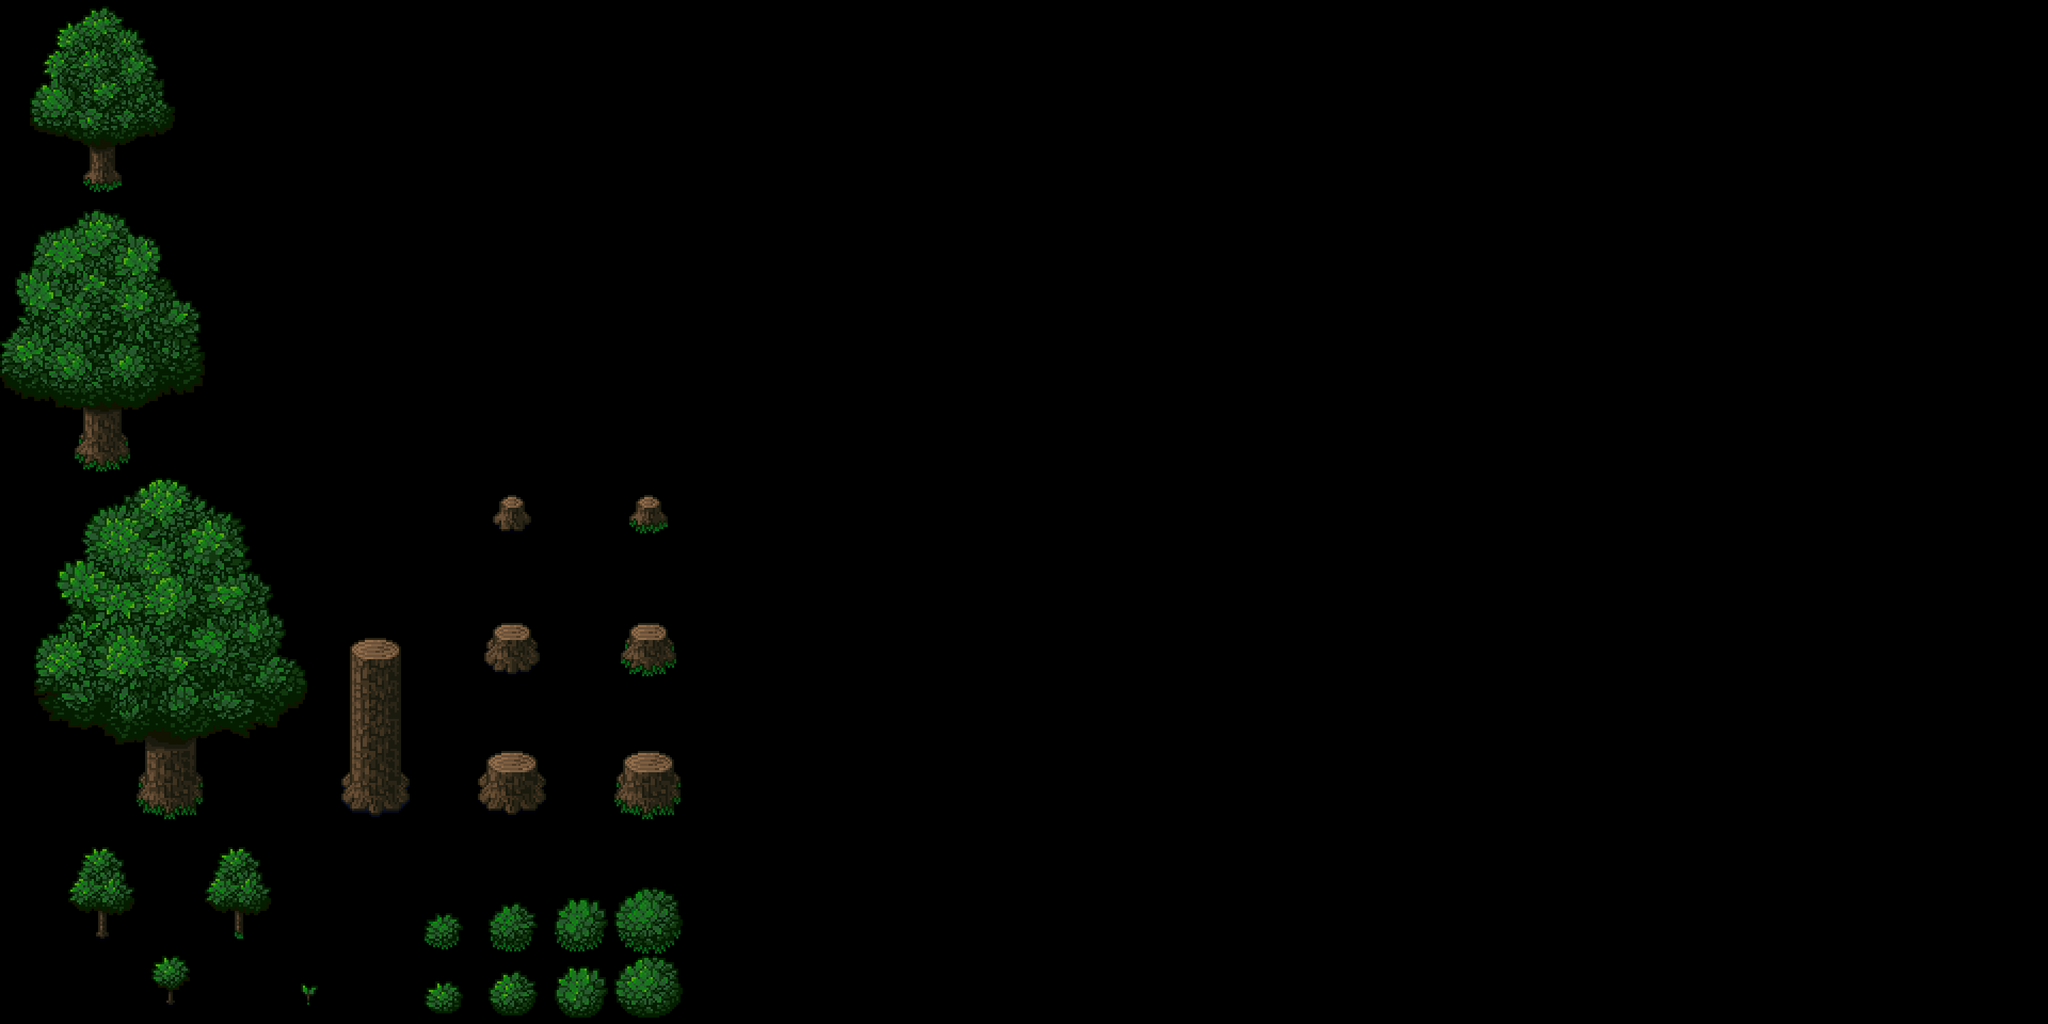

A 2D game scene composited from a Tiled map and its tileset images. What follows is a short description and the map's XML, with each tile layer's data collapsed to a summary:
An orthogonal 30x15 tile map with 96x96 px tiles, 2 tile layers (Small Tree, MediumTree).

<map version="1.4" tiledversion="1.4.1" orientation="orthogonal" renderorder="right-down" width="30" height="15" tilewidth="96" tileheight="96" infinite="0" nextlayerid="3" nextobjectid="1">
 <tileset firstgid="1" source="v5_Strata_x3.tsx" />
 <layer id="1" name="Small Tree" width="30" height="15">
  <data>[450 cells, 57 non-empty, 57 distinct tile ids]</data>
 </layer>
 <layer id="2" name="MediumTree" width="30" height="15">
  <data>[450 cells, 12 non-empty, 12 distinct tile ids]</data>
 </layer>
</map>
